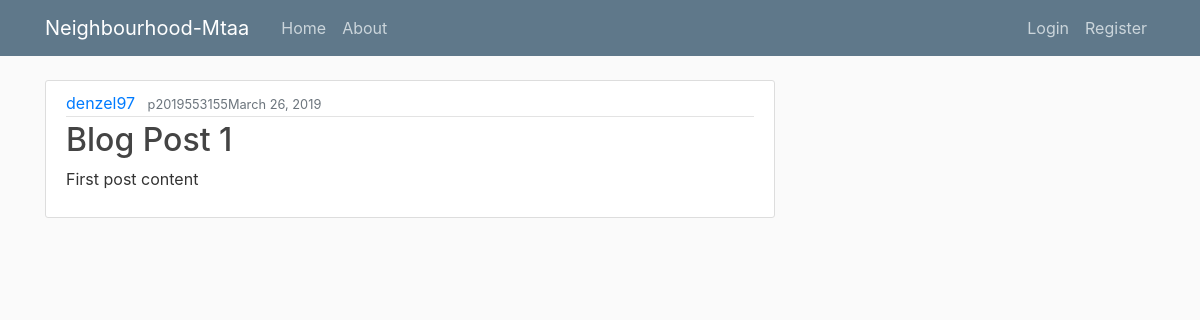
The page / on the database its author committed.
### mtaa/models.py (models this page shows, shortened)
class Post(models.Model):
    title = models.CharField(max_length=100)
    content = models.TextField()
    date_posted = models.DateTimeField(default=timezone.now)
    author = models.ForeignKey(User, on_delete=models.CASCADE)

### mtaa/views.py (the view)
# urls.py: path('', views.home, name='mtaa-home'),
def home(request):
    context = {
        'posts': Post.objects.all()
    }
    return render(request, 'mtaa/home.html', context)

### mtaa/templates/mtaa/home.html
{% extends "mtaa/base.html" %}
{% block content %}
{% for post in posts %}
<article class="media content-section">
    <div class="media-body">
        <div class="article-metadata">
            <a class="mr-2" href="#">{{ post.author }}</a>
            <small class="text-muted">{{ post.date_posted|date:"postsF d, Y" }}</small>
        </div>
        <h2><a class="article-title" href="#">{{ post.title }}</a></h2>
        <p class="article-content">{{ post.content }}</p>
    </div>
</article>
{% endfor %}
{% endblock content %}

### mtaa/static/mtaa/main.css (style rules this page uses)
body { background: #fafafa; color: #333333; margin-top: 5rem; }
h1, h2, h3, h4, h5, h6 { color: #444444; }
.content-section { background: #ffffff; padding: 10px 20px; border: 1px solid #dddddd; border-radius: 3px; margin-bottom: 20px; }
.article-title { color: #444444 }
.article-content { white-space: pre-line; }
.article-metadata { padding-bottom: 1px; margin-bottom: 4px; border-bottom: 1px solid #e3e3e3; }

### rows shown on the page
Post: author "denzel97", date_posted "p2019553155March 26, 2019", title "Blog Post 1", content "First post content"
